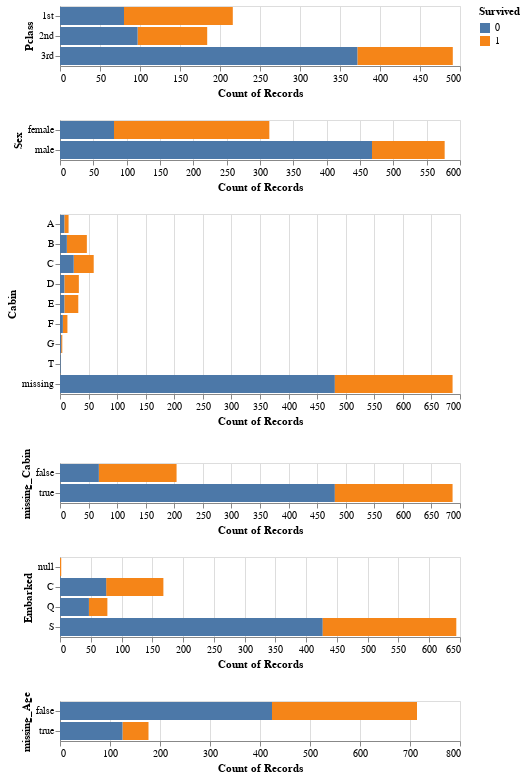

Source (notebook cell):
### Code cell
#Pclass, Sex, Cabin, Embarked

plot_pclass = alt.Chart(train_df).mark_bar().encode(
    y='Pclass',
    x='count()',
    fill='Survived'
)
plot_sex = alt.Chart(train_df).mark_bar().encode(
    y='Sex',
    x='count()',
    fill='Survived'
)
plot_cabin = alt.Chart(train_df).mark_bar().encode(
    x='count()',
    y='Cabin',
    fill='Survived'
)
plot_missing_cabin = alt.Chart(train_df).mark_bar().encode(
    x='count()',
    y='missing_Cabin',
    fill='Survived'
)
plot_embarked = alt.Chart(train_df).mark_bar().encode(
    y='Embarked',
    x='count()',
    fill='Survived'
)
plot_missing_age = alt.Chart(train_df).mark_bar().encode(
    x='count()',
    y='missing_Age',
    fill='Survived'
)

plot_pclass & plot_sex & plot_cabin & plot_missing_cabin & plot_embarked & plot_missing_age

### Figure 1 — Vega-Lite specification as saved in the notebook (floating-point values rounded to 4 significant figures; data arrays with more than 128 entries replaced by an {"elided": "..."} marker saying what was removed)
{"$schema": "https://vega.github.io/schema/vega-lite/v4.8.1.json", "config": {"view": {"continuousHeight": 300, "continuousWidth": 400}}, "data": {"name": "data-13a70ab0e857087b93d1e30c896d63ee"}, "datasets": {"data-13a70ab0e857087b93d1e30c896d63ee": {"elided": "891 records"}}, "vconcat": [{"encoding": {"fill": {"field": "Survived", "type": "nominal"}, "x": {"aggregate": "count", "type": "quantitative"}, "y": {"field": "Pclass", "type": "nominal"}}, "mark": "bar"}, {"encoding": {"fill": {"field": "Survived", "type": "nominal"}, "x": {"aggregate": "count", "type": "quantitative"}, "y": {"field": "Sex", "type": "nominal"}}, "mark": "bar"}, {"encoding": {"fill": {"field": "Survived", "type": "nominal"}, "x": {"aggregate": "count", "type": "quantitative"}, "y": {"field": "Cabin", "type": "nominal"}}, "mark": "bar"}, {"encoding": {"fill": {"field": "Survived", "type": "nominal"}, "x": {"aggregate": "count", "type": "quantitative"}, "y": {"field": "missing_Cabin", "type": "nominal"}}, "mark": "bar"}, {"encoding": {"fill": {"field": "Survived", "type": "nominal"}, "x": {"aggregate": "count", "type": "quantitative"}, "y": {"field": "Embarked", "type": "nominal"}}, "mark": "bar"}, {"encoding": {"fill": {"field": "Survived", "type": "nominal"}, "x": {"aggregate": "count", "type": "quantitative"}, "y": {"field": "missing_Age", "type": "nominal"}}, "mark": "bar"}]}
